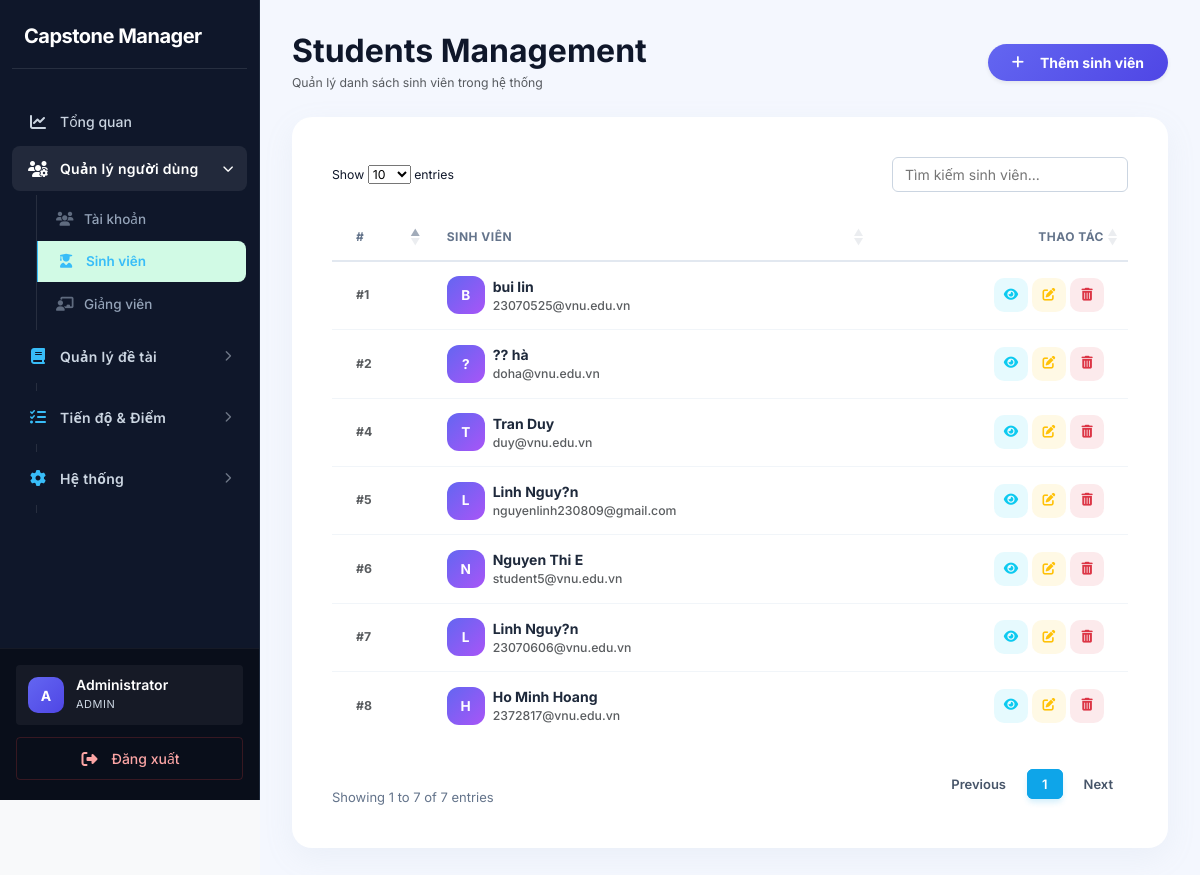
The page /index.php?page=students (signed in) on the database as committed earlier.
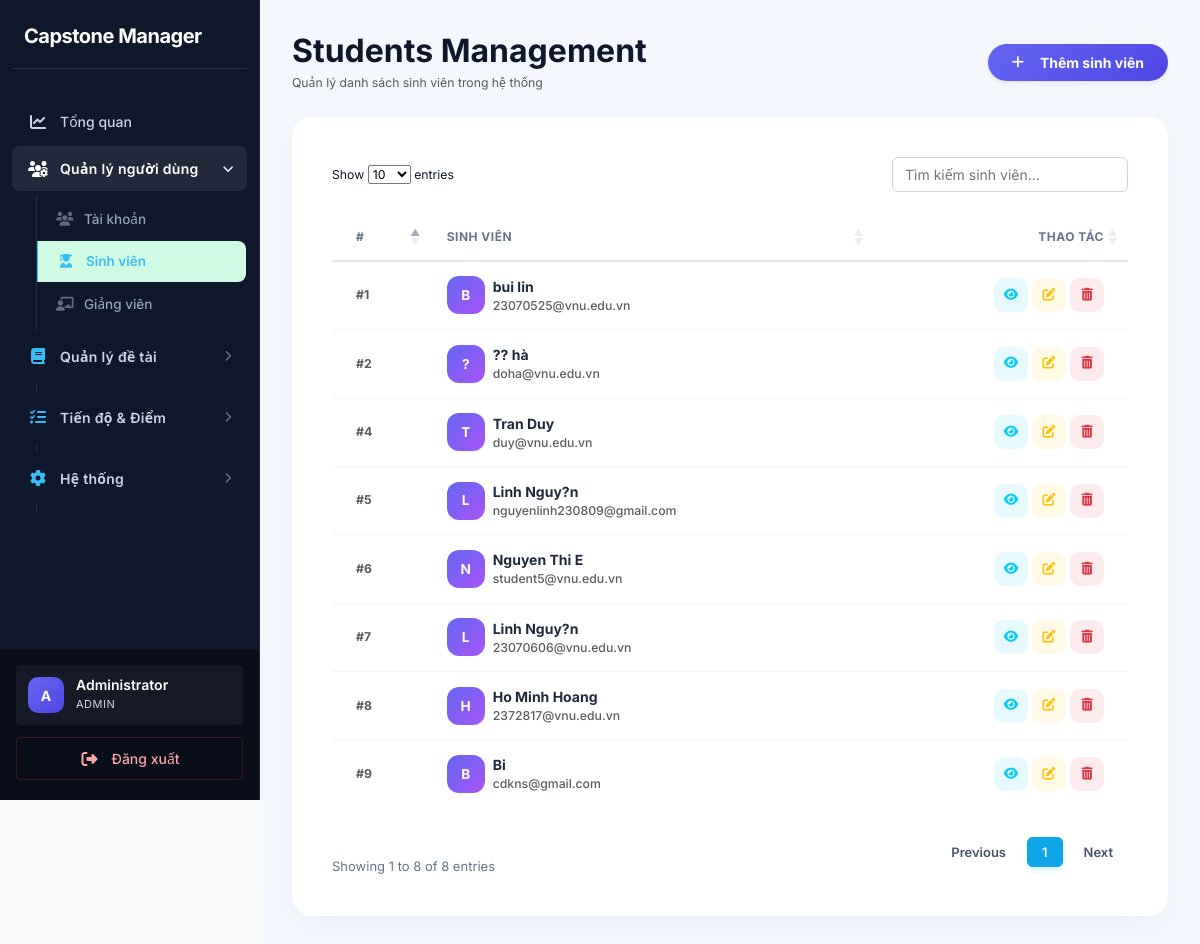
The same page on the database as committed later.
### tables this page shows
CREATE TABLE `students` (
  `id` int(11) NOT NULL,
  `user_id` int(11) DEFAULT NULL,
  `full_name` varchar(150) DEFAULT NULL,
  `faculty` varchar(100) DEFAULT NULL,
  `created_at` timestamp NOT NULL DEFAULT current_timestamp()
);

CREATE TABLE `users` (
  `id` int(11) NOT NULL,
  `email` varchar(100) NOT NULL,
  `password` varchar(255) NOT NULL,
  `role` enum('admin','student','lecturer') NOT NULL DEFAULT 'student',
  `status` enum('active','locked') DEFAULT 'active',
  `created_at` timestamp NOT NULL DEFAULT current_timestamp()
);

### app/controllers/StudentController.php (called while the page is built, shortened)
<?php
class StudentController {
    private $studentModel;
    public function __construct() {
        $this->studentModel = new Student();
    }
    public function index() {
        $students = $this->studentModel->getAll();
        require '../app/views/students/index.php';
    }
}

### core/Database.php (called while the page is built)
<?php
class Database {
    private static $instance = null;
    private $conn;
    private $host = DB_HOST;
    private $dbname = DB_NAME;
    private $username = DB_USER;
    private $password = DB_PASS;
    private function __construct(){
        try{
            $this->conn = new PDO(
                "mysql:host={$this->host};dbname={$this->dbname};charset=utf8mb4",
                $this->username,
                $this->password
            );
            $this->conn->setAttribute(
                PDO::ATTR_ERRMODE,
                PDO::ERRMODE_EXCEPTION
            );
            $this->conn->setAttribute(
                PDO::ATTR_DEFAULT_FETCH_MODE,
                PDO::FETCH_ASSOC
            );
        }catch(PDOException $e){
            die("Database Error: " . $e->getMessage());
        }
    }
    public static function getInstance(){
        if(self::$instance == null){
            self::$instance = new Database();
        }
        return self::$instance;
    }
    public function getConnection(){
        return $this->conn;
    }
}

### app/models/Student.php (called while the page is built, shortened)
<?php
class Student {
    private $conn;
    public function __construct(){
        $this->conn = Database::getInstance()->getConnection();
    }
    public function getAll(){
        $sql = "SELECT students.*, users.email
                FROM students
                JOIN users
                ON users.id = students.user_id
                ORDER BY students.id DESC";
        return $this->conn
            ->query($sql)
            ->fetchAll(PDO::FETCH_ASSOC);
    }
}

### app/views/students/index.php (the view, shortened to what this page needs)
<?php require '../app/views/layouts/header.php'; ?>
<?php require '../app/views/layouts/sidebar.php'; ?>
<div class="main-content" style="padding:32px; background:#f4f7fe; min-height:100vh;">
    <div class="d-flex justify-content-between align-items-center mb-4">
        <div>
            <h2 class="fw-bold mb-1" style="color:#0f172a">Students Management</h2>
            <p class="text-muted small mb-0">Quản lý danh sách sinh viên trong hệ thống</p>
        </div>
        <?php if ($_SESSION['user']['role'] === 'admin'): ?>
            <a href="index.php?page=student-create"
               class="btn btn-primary rounded-pill px-4 fw-bold shadow-sm"
               style="background:linear-gradient(135deg,#6366f1,#4f46e5);border:none">
                <i class="fa-solid fa-plus me-2"></i>Thêm sinh viên
            </a>
        <?php endif; ?>
    </div>
    <div class="custom-card">
        <div class="table-responsive p-3">
            <table class="table table-hover mb-0 datatable" id="studentTable">
                <thead>
                    <tr class="text-muted small" style="font-size:11px;text-transform:uppercase;letter-spacing:.5px">
                        <th class="ps-4">#</th>
                        <th>Sinh viên</th>
                        <?php if ($_SESSION['user']['role'] === 'admin'): ?>
                            <th class="text-end pe-4">Thao tác</th>
                        <?php endif; ?>
                    </tr>
                </thead>
                <tbody>
                    <?php if (!empty($students)): ?>
                        <?php foreach ($students as $s): ?>
                            <tr>
                                <td class="ps-4 fw-bold text-muted small">#<?= $s['id'] ?></td>
                                <td>
                                    <div class="d-flex align-items-center gap-2">
                                        <div class="avatar-circle">
                                            <?= strtoupper(mb_substr($s['full_name'], 0, 1)) ?>
                                        </div>
                                        <div>
                                            <div class="fw-bold" style="color:#1e293b"><?= htmlspecialchars($s['full_name']) ?></div>
                                            <div class="small text-muted"><?= htmlspecialchars($s['email']) ?></div>
                                        </div>
                                    </div>
                                </td>
                                <?php if ($_SESSION['user']['role'] === 'admin'): ?>
                                    <td class="text-end pe-4">
                                        <div class="d-flex justify-content-end gap-1">
                                            <a href="index.php?page=student-show&id=<?= $s['id'] ?>"
                                               class="btn-action bg-info bg-opacity-10 text-info" title="Xem">
                                                <i class="fa-solid fa-eye"></i>
                                            </a>
                                            <a href="index.php?page=student-edit&id=<?= $s['id'] ?>"
                                               class="btn-action bg-warning bg-opacity-10 text-warning" title="Sửa">
                                                <i class="fa-solid fa-pen-to-square"></i>
                                            </a>
                                            <form action="index.php?page=student-delete&id=<?= $s['id'] ?>" method="POST" class="d-inline" onsubmit="return confirm('Bạn có chắc muốn xóa?');">
    <button type="submit" class="btn-action btn-delete bg-danger bg-opacity-10 text-danger border-0" title="Xóa">
        <i class="fa-solid fa-trash-can"></i>
    </button>
</form>
                                        </div>
                                    </td>
                                <?php endif; ?>
                            </tr>
                        <?php endforeach; ?>
                    <?php endif; ?>
                </tbody>
            </table>
        </div>
    </div>
</div>
<?php require '../app/views/layouts/footer.php'; ?>

### public/index.php (shortened to what this page needs)
<?php
require_once '../core/Database.php';
require_once '../app/models/Student.php';
require_once '../app/controllers/DashboardController.php';
require_once '../app/controllers/StudentController.php';
$page = $_GET['page'] ?? 'login';
switch ($page) {
    case 'students':
        (new StudentController())->index();
        break;
}

### app/views/layouts/header.php (shortened to what this page needs)
<!DOCTYPE html>
<html lang="vi">
<head>
    <link rel="stylesheet"
          href="https://cdn.jsdelivr.net/npm/bootstrap@5.3.3/dist/css/bootstrap.min.css">
    <link rel="stylesheet"
          href="https://cdnjs.cloudflare.com/ajax/libs/font-awesome/6.5.1/css/all.min.css">
    <link rel="stylesheet"
          href="assets/css/style.css?v=<?= time() ?>">
    <link rel="stylesheet"
          href="https://cdn.datatables.net/1.13.6/css/dataTables.bootstrap5.min.css">
    <link rel="stylesheet"
          href="https://cdn.jsdelivr.net/npm/sweetalert2@11/dist/sweetalert2.min.css">
    <link rel="stylesheet"
          href="https://unpkg.com/aos@2.3.1/dist/aos.css">
</head>
<body>
<div class="app-wrapper">

### app/views/layouts/sidebar.php (shortened to what this page needs)
<?php
$currentPage = $_GET['page'] ?? '';
?>
<div class="sidebar">
    <div class="sidebar-top">
        <div class="sidebar-header">
            <h2>Capstone Manager</h2>
        </div>
        <ul class="sidebar-menu">
            <li>
                <a href="index.php?page=dashboard"
                   class="<?= $currentPage === 'dashboard' ? 'active' : '' ?>">
                    <i class="fa fa-chart-line"></i>
                    <span>Tổng quan</span>
                </a>
            </li>
            <?php if ($_SESSION['user']['role'] === 'admin'): ?>
                <li class="menu-group <?= in_array($currentPage, ['users', 'students', 'lecturers']) ? 'open' : '' ?>">
                    <div class="menu-group-toggle">
                        <i class="fa fa-users-gear"></i>
                        <span>Quản lý người dùng</span>
                        <i class="fa fa-chevron-right toggle-icon"></i>
                    </div>
                    <ul class="submenu">
                        <li>
                            <a href="index.php?page=users" class="<?= $currentPage === 'users' ? 'active' : '' ?>">
                                <i class="fa fa-users"></i> <span>Tài khoản</span>
                            </a>
                        </li>
                        <li>
                            <a href="index.php?page=students" class="<?= $currentPage === 'students' ? 'active' : '' ?>">
                                <i class="fa fa-user-graduate"></i> <span>Sinh viên</span>
                            </a>
                        </li>
                        <li>
                            <a href="index.php?page=lecturers" class="<?= $currentPage === 'lecturers' ? 'active' : '' ?>">
                                <i class="fa fa-chalkboard-teacher"></i> <span>Giảng viên</span>
                            </a>
                        </li>
                    </ul>
                </li>
                <li class="menu-group <?= in_array($currentPage, ['semesters', 'topic-management', 'topics', 'registrations', 'assignments']) ? 'open' : '' ?>">
                    <div class="menu-group-toggle">
                        <i class="fa fa-book"></i>
                        <span>Quản lý đề tài</span>
                        <i class="fa fa-chevron-right toggle-icon"></i>
                    </div>
                    <ul class="submenu">
                        <li>
                            <a href="index.php?page=semesters" class="<?= $currentPage === 'semesters' ? 'active' : '' ?>">
                            </a>
                        </li>
                    </ul>
                </li>
                <li class="menu-group <?= in_array($currentPage, ['milestones', 'submissions', 'scores']) ? 'open' : '' ?>">
                    <div class="menu-group-toggle">
                        <i class="fa fa-tasks"></i>
                        <span>Tiến độ & Điểm</span>
                        <i class="fa fa-chevron-right toggle-icon"></i>
                    </div>
                    <ul class="submenu">
                        <li>
                            <a href="index.php?page=milestones" class="<?= $currentPage === 'milestones' ? 'active' : '' ?>">
                            </a>
                        </li>
                    </ul>
                </li>
                <li class="menu-group <?= in_array($currentPage, ['notifications', 'logs']) ? 'open' : '' ?>">
                    <div class="menu-group-toggle">
                        <i class="fa fa-cog"></i>
                        <span>Hệ thống</span>
                        <i class="fa fa-chevron-right toggle-icon"></i>
                    </div>
                    <ul class="submenu">
                        <li>
                            <a href="index.php?page=notifications" class="<?= $currentPage === 'notifications' ? 'active' : '' ?>">
                            </a>
                        </li>
                    </ul>
                </li>
            <?php endif; ?>
        </ul>
    </div>
    <div class="sidebar-bottom">
        <ul class="sidebar-menu">
            <li class="user-profile-item">
                <div class="user-profile-wrapper">
                    <div class="user-avatar-circle">
                        <?php
                            $fullName = $_SESSION['user']['full_name'] ?? '';
                            $email    = $_SESSION['user']['email'] ?? 'User';
                            $displayName = $fullName ?: explode('@', $email)[0];
                            $avatarChar  = strtoupper(mb_substr($displayName, 0, 1));
                            echo $avatarChar;
                        ?>
                    </div>
                    <div class="user-text">
                        <span class="user-name"><?= htmlspecialchars($displayName) ?></span>
                        <span class="user-role"><?= ucfirst($_SESSION['user']['role'] ?? 'Guest') ?></span>
                    </div>
                </div>
            </li>
            <li>
                <a href="#" class="logout-link" id="logout-btn">
                    <i class="fa fa-right-from-bracket"></i> <span>Đăng xuất</span>
                </a>
            </li>
        </ul>
    </div>
</div>

### app/views/layouts/footer.php (shortened to what this page needs)
    </div>
</body>
</html>

### app/views/layouts/sidebar.php (style rules this page uses)
.user-avatar-circle { width: 36px; height: 36px; border-radius: 10px; flex-shrink: 0; background: linear-gradient(135deg, #6366f1, #4f46e5); display: flex; align-items: center; justify-content: center; font-size: 14px; font-weight: 700; color: #fff; letter-spacing: 0; }

### app/views/students/index.php (style rules this page uses)
.custom-card { border-radius:1.25rem; border:none; box-shadow:0 10px 30px rgba(160,174,192,.1); background:#fff; }
.avatar-circle { width:38px; height:38px; border-radius:12px; background:linear-gradient(135deg,#6366f1,#a855f7); color:#fff; display:flex; align-items:center; justify-content:center; font-weight:700; font-size:.85rem; flex-shrink:0; }
.btn-action { width:34px; height:34px; border-radius:10px; display:inline-flex; align-items:center; justify-content:center; font-size:.8rem; border:none; transition:all .15s; text-decoration:none; }

Rows that differ between the two databases and show on the page:
added students: id "9", full_name "B", full_name "Bi", user.email "cdkns@gmail.com"
Other text that changed with them:
text written by a page script: "Show entries Showing 1 to 7 of 7 entries Previous 1 Next" → "Show entries Showing 1 to 8 of 8 entries Previous 1 Next"
